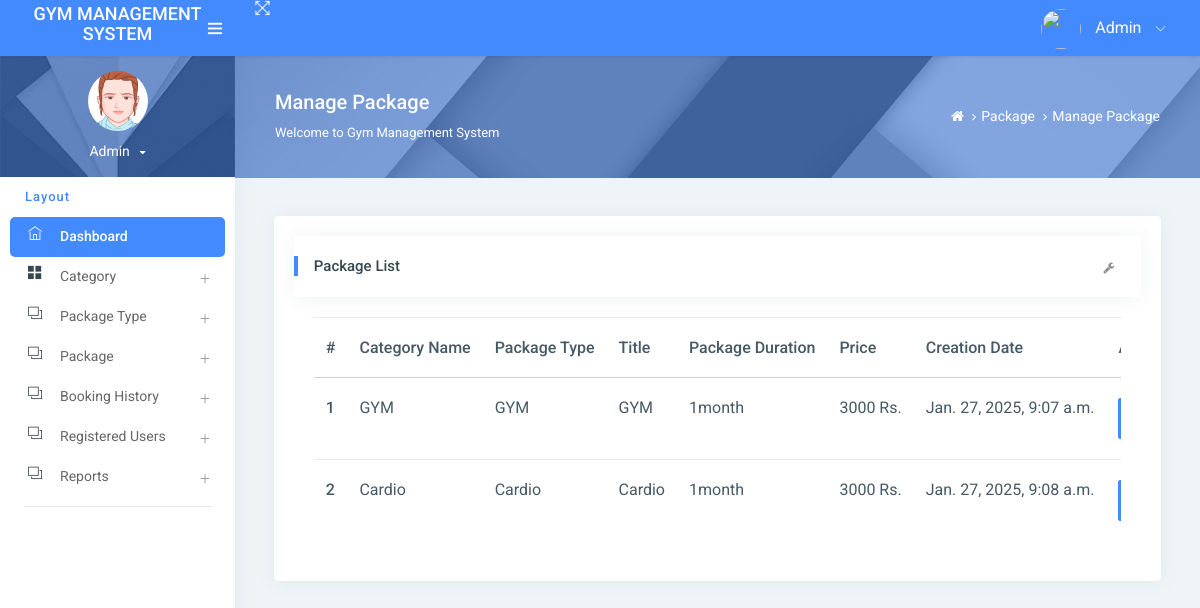
The page /managePackage/ on the database its author committed.
### app/models.py (models this page shows, shortened)
class Package(models.Model):
    category = models.ForeignKey(Category, on_delete=models.CASCADE, null=True)
    packagename = models.ForeignKey(Packagetype, on_delete=models.CASCADE, null=True)
    titlename = models.CharField(max_length=200, null=True)
    packageduration = models.CharField(max_length=50, null=True)
    price = models.CharField(max_length=200, null=True)
    description = models.CharField(max_length=200, null=True)
    creationdate = models.DateTimeField(auto_now_add=True)

class Category(models.Model):
    categoryname = models.CharField(max_length=200, null=True)
    status = models.CharField(max_length=300, null=True)
    creationdate = models.DateTimeField(auto_now_add=True)

class Packagetype(models.Model):
    category = models.ForeignKey(Category, on_delete=models.CASCADE, null=True)
    packagename = models.CharField(max_length=200, null=True)
    creationdate = models.DateTimeField(auto_now_add=True)
    def __str__(self):
        return self.packagename

### app/views.py (the view)
# urls.py: path('managePackage/', managePackage, name='managePackage'),
def managePackage(request):
    package = Package.objects.all()
    return render(request, 'admin/managePackage.html',locals())

### templates/admin/managePackage.html (shortened to what this page needs)
{% extends 'admin_base.html' %}
{% load static %}
{% block main %}
<div class="page-header">
    <div class="page-block">
        <div class="row align-items-center">
            <div class="col-md-8">
                <div class="page-header-title">
                    <h5 class="m-b-10">Manage Package</h5>
                    <p class="m-b-0">Welcome to Gym Management System</p>
                </div>
            </div>
            <div class="col-md-4">
                <ul class="breadcrumb-title">
                    <li class="breadcrumb-item">
                        <a href="{% url 'admin_home' %}"> <i class="fa fa-home"></i> </a>
                    </li>
                    <li class="breadcrumb-item"><a href="">Package</a>
                    </li>
                    <li class="breadcrumb-item"><a href="">Manage Package</a>
                    </li>
                </ul>
            </div>
        </div>
    </div>
</div>
<div class="pcoded-inner-content">
    <div class="main-body">
        <div class="page-wrapper">
            <div class="page-body">
                <div class="row">
                    <div class="col-md-12">
                        <div class="card">
                            <div class="card-block">
                                <div class="card-header">
                                    <h5>Package List</h5>
                                    <div class="card-header-right">
                                        <ul class="list-unstyled card-option">
                                            <li><i class="fa fa fa-wrench open-card-option"></i></li>
                                        </ul>
                                    </div>
                                </div>
                                <div class="card-block table-border-style">
                                    <div class="table-responsive">
                                        <table class="table">
                                            <thead>
                                            <tr>
                                                <th>#</th>
                                                <th>Category Name</th>
                                                <th>Package Type</th>
                                                <th>Title</th>
                                                <th>Package Duration</th>
                                                <th>Price</th>
                                                <th>Creation Date</th>
                                                <th>Action</th>
                                            </tr>
                                            </thead>
                                            <tbody>
                                            {% for i in package %}
                                            <tr>
                                                <th scope="row">{{forloop.counter}}</th>
                                                <td>{{i.category.categoryname}}</td>
                                                <td>{{i.packagename}}</td>
                                                 <td>{{i.titlename}}</td>
                                                <td>{{i.packageduration}}</td>
                                                <td>{{i.price}} Rs.</td>
                                                <td>{{i.creationdate}}</td>
                                                <td><a href="{% url 'editPackage' i.id %}"
                                                       class="btn btn-primary">Edit</a> |
                                                       </td>
                                            </tr>
                                            {% endfor %}
                                            </tbody>
                                        </table>
                                    </div>
                                </div>
                            </div>
                        </div>
                    </div>
                </div>
            </div>
        </div>
    </div>
</div>
{% endblock %}

### rows shown on the page
Package: category.categoryname "GYM", packagename "GYM", titlename "GYM", packageduration "1month", price "3000", creationdate "Jan. 27, 2025, 9:07 a.m."
Package: category.categoryname "Cardio", packagename "Cardio", titlename "Cardio", packageduration "1month", price "3000", creationdate "Jan. 27, 2025, 9:08 a.m."
